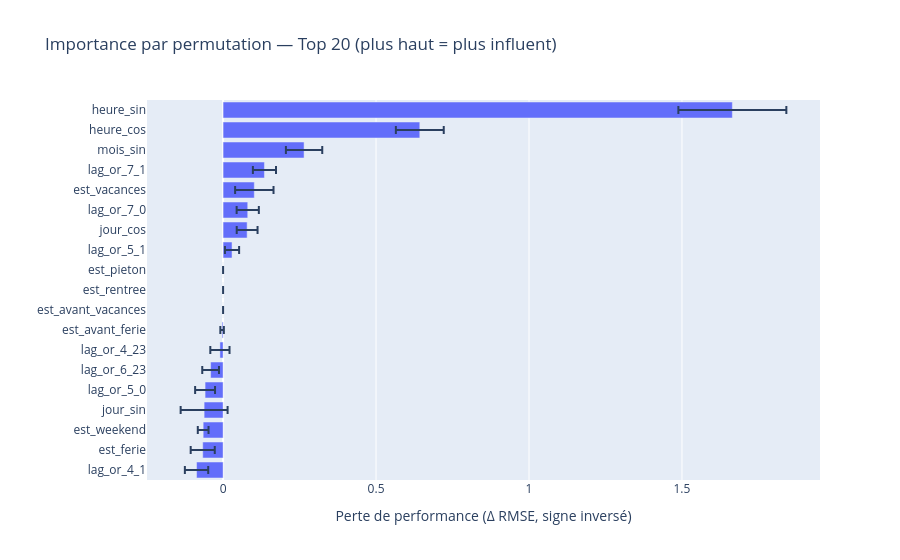

Notebook code cell kept with this figure:
### Code cell
perm = permutation_importance(
    estimator=pipe_occ,
    X=X_test_occ,
    y=y_test_occ,
    n_repeats=20,
    random_state=42,
    scoring='neg_root_mean_squared_error'  
)

imp_df = (
    pd.DataFrame({
        'feature': features_occ,
        'importance_mean': perm.importances_mean,
        'importance_std': perm.importances_std
    })
    .sort_values('importance_mean', ascending=False)
)

print(imp_df.head(20))

topk = imp_df.head(20).sort_values('importance_mean', ascending=True)
fig = px.bar(
    topk,
    x='importance_mean', y='feature',
    error_x='importance_std',
    orientation='h',
    title='Importance par permutation — Top 20 (plus haut = plus influent)'
)
fig.update_layout(xaxis_title="Perte de performance (Δ RMSE, signe inversé)", yaxis_title="")
fig.show()

### Figure 1 — Plotly figure (JSON) as saved in the notebook; plotly's stock layout.template omitted (floating-point values rounded to 4 significant figures)
{"data": [{"error_x": {"array": [0.03815, 0.03934, 0.01755, 0.07672, 0.03252, 0.02733, 0.03138, 0.005755, 0.0, 0.0, 0.0, 0.02317, 0.03405, 0.03629, 0.06278, 0.03777, 0.05942, 0.07826, 0.1765]}, "hovertemplate": "importance_mean=%{x}<br>feature=%{y}<extra></extra>", "legendgroup": "", "marker": {"color": "#636efa", "pattern": {"shape": ""}}, "name": "", "orientation": "h", "showlegend": false, "textposition": "auto", "type": "bar", "x": [-0.08676, -0.06657, -0.06515, -0.06201, -0.05886, -0.04075, -0.01036, -0.003219, 0.0, 0.0, 0.0, 0.02925, 0.07861, 0.0806, 0.1021, 0.1352, 0.2647, 0.643, 1.665], "xaxis": "x", "y": ["lag_or_4_1", "est_ferie", "est_weekend", "jour_sin", "lag_or_5_0", "lag_or_6_23", "lag_or_4_23", "est_avant_ferie", "est_avant_vacances", "est_rentree", "est_pieton", "lag_or_5_1", "jour_cos", "lag_or_7_0", "est_vacances", "lag_or_7_1", "mois_sin", "heure_cos", "heure_sin"], "yaxis": "y"}], "layout": {"barmode": "relative", "legend": {"tracegroupgap": 0}, "title": {"text": "Importance par permutation — Top 20 (plus haut = plus influent)"}, "xaxis": {"anchor": "y", "domain": [0, 1], "title": {"text": "Perte de performance (Δ RMSE, signe inversé)"}}, "yaxis": {"anchor": "x", "domain": [0, 1], "title": {"text": ""}}}}
